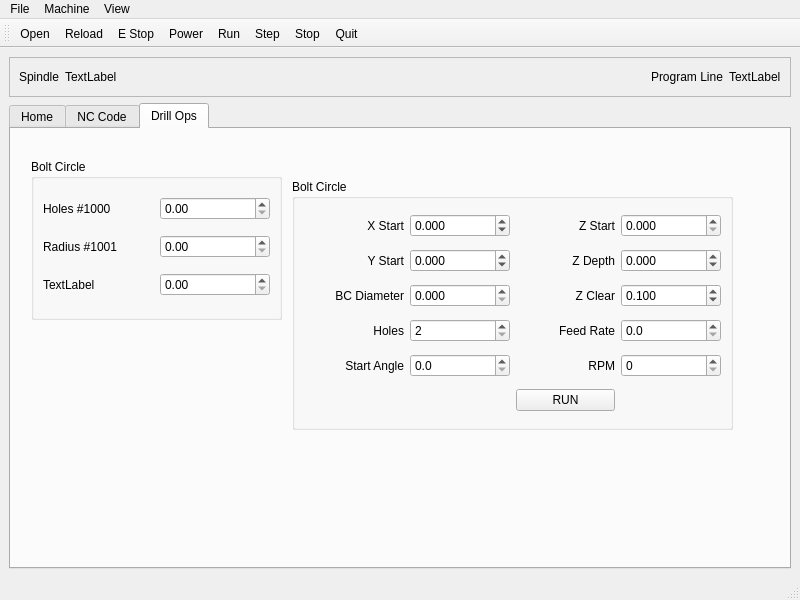
<?xml version="1.0" encoding="UTF-8"?>
<ui version="4.0">
 <class>MainWindow</class>
 <widget class="QMainWindow" name="MainWindow">
  <property name="geometry">
   <rect>
    <x>0</x>
    <y>0</y>
    <width>800</width>
    <height>600</height>
   </rect>
  </property>
  <property name="windowTitle">
   <string>MainWindow</string>
  </property>
  <widget class="QWidget" name="centralwidget">
   <layout class="QVBoxLayout" name="verticalLayout">
    <item>
     <widget class="QFrame" name="frame">
      <property name="frameShape">
       <enum>QFrame::StyledPanel</enum>
      </property>
      <property name="frameShadow">
       <enum>QFrame::Raised</enum>
      </property>
      <layout class="QGridLayout" name="gridLayout">
       <item row="0" column="4">
        <widget class="QLabel" name="motion_line_lb">
         <property name="text">
          <string>TextLabel</string>
         </property>
        </widget>
       </item>
       <item row="0" column="2">
        <spacer name="horizontalSpacer">
         <property name="orientation">
          <enum>Qt::Horizontal</enum>
         </property>
         <property name="sizeHint" stdset="0">
          <size>
           <width>40</width>
           <height>20</height>
          </size>
         </property>
        </spacer>
       </item>
       <item row="0" column="1">
        <widget class="QLabel" name="spindle_speed_0_lb">
         <property name="text">
          <string>TextLabel</string>
         </property>
        </widget>
       </item>
       <item row="0" column="0">
        <widget class="QLabel" name="label_5">
         <property name="text">
          <string>Spindle</string>
         </property>
        </widget>
       </item>
       <item row="0" column="3">
        <widget class="QLabel" name="label_6">
         <property name="text">
          <string>Program Line</string>
         </property>
        </widget>
       </item>
      </layout>
     </widget>
    </item>
    <item>
     <widget class="QTabWidget" name="tabWidget">
      <property name="currentIndex">
       <number>2</number>
      </property>
      <widget class="QWidget" name="tab">
       <attribute name="title">
        <string>Home</string>
       </attribute>
       <layout class="QGridLayout" name="gridLayout_2">
        <item row="0" column="1">
         <widget class="QFrame" name="frame_2">
          <property name="maximumSize">
           <size>
            <width>16777215</width>
            <height>16777215</height>
           </size>
          </property>
          <property name="frameShape">
           <enum>QFrame::StyledPanel</enum>
          </property>
          <property name="frameShadow">
           <enum>QFrame::Raised</enum>
          </property>
          <layout class="QGridLayout" name="gridLayout_3">
           <item row="1" column="0">
            <widget class="QPushButton" name="jog_minus_pb_1">
             <property name="text">
              <string>Y-</string>
             </property>
            </widget>
           </item>
           <item row="1" column="1">
            <widget class="QPushButton" name="jog_plus_pb_1">
             <property name="text">
              <string>Y+</string>
             </property>
            </widget>
           </item>
           <item row="2" column="0">
            <widget class="QPushButton" name="jog_minus_pb_2">
             <property name="text">
              <string>Z-</string>
             </property>
            </widget>
           </item>
           <item row="2" column="1">
            <widget class="QPushButton" name="jog_plus_pb_2">
             <property name="text">
              <string>Z+</string>
             </property>
            </widget>
           </item>
           <item row="0" column="1">
            <widget class="QPushButton" name="jog_plus_pb_0">
             <property name="text">
              <string>X+</string>
             </property>
            </widget>
           </item>
           <item row="4" column="0" colspan="2">
            <widget class="QLabel" name="jog_vel_lb">
             <property name="text">
              <string>TextLabel</string>
             </property>
            </widget>
           </item>
           <item row="3" column="0" colspan="2">
            <widget class="QSlider" name="jog_vel_sl">
             <property name="orientation">
              <enum>Qt::Horizontal</enum>
             </property>
            </widget>
           </item>
           <item row="0" column="0">
            <widget class="QPushButton" name="jog_minus_pb_0">
             <property name="text">
              <string>X-</string>
             </property>
            </widget>
           </item>
           <item row="5" column="0" colspan="2">
            <widget class="QComboBox" name="jog_modes_cb"/>
           </item>
          </layout>
         </widget>
        </item>
        <item row="1" column="1">
         <widget class="QFrame" name="frame_3">
          <property name="frameShape">
           <enum>QFrame::StyledPanel</enum>
          </property>
          <property name="frameShadow">
           <enum>QFrame::Raised</enum>
          </property>
          <layout class="QGridLayout" name="gridLayout_4">
           <item row="1" column="0">
            <widget class="QPushButton" name="zero_x_pb">
             <property name="text">
              <string>Set X 0</string>
             </property>
            </widget>
           </item>
           <item row="0" column="0">
            <widget class="QPushButton" name="home_all_pb">
             <property name="text">
              <string>Home All</string>
             </property>
            </widget>
           </item>
           <item row="3" column="0">
            <widget class="QPushButton" name="run_mdi_pb">
             <property name="text">
              <string>Run MDI</string>
             </property>
            </widget>
           </item>
           <item row="1" column="1">
            <widget class="QPushButton" name="zero_y_pb">
             <property name="text">
              <string>Set Y 0</string>
             </property>
            </widget>
           </item>
           <item row="2" column="0" colspan="2">
            <widget class="QLineEdit" name="mdi_command_le"/>
           </item>
          </layout>
         </widget>
        </item>
        <item row="0" column="0" rowspan="2">
         <widget class="QFrame" name="plot_widget">
          <property name="minimumSize">
           <size>
            <width>550</width>
            <height>0</height>
           </size>
          </property>
          <property name="frameShape">
           <enum>QFrame::StyledPanel</enum>
          </property>
          <property name="frameShadow">
           <enum>QFrame::Raised</enum>
          </property>
         </widget>
        </item>
       </layout>
      </widget>
      <widget class="QWidget" name="tab_2">
       <attribute name="title">
        <string>NC Code</string>
       </attribute>
       <layout class="QGridLayout" name="gridLayout_5">
        <item row="0" column="0">
         <widget class="QPlainTextEdit" name="gcode_pte"/>
        </item>
       </layout>
      </widget>
      <widget class="QWidget" name="tab_3">
       <attribute name="title">
        <string>Drill Ops</string>
       </attribute>
       <widget class="QGroupBox" name="groupBox">
        <property name="geometry">
         <rect>
          <x>20</x>
          <y>30</y>
          <width>251</width>
          <height>161</height>
         </rect>
        </property>
        <property name="title">
         <string>Bolt Circle</string>
        </property>
        <layout class="QGridLayout" name="gridLayout_6">
         <item row="0" column="0">
          <widget class="QLabel" name="label">
           <property name="text">
            <string>Holes #1000</string>
           </property>
          </widget>
         </item>
         <item row="0" column="1">
          <widget class="QDoubleSpinBox" name="doubleSpinBox">
           <property name="function" stdset="0">
            <string>set_var</string>
           </property>
           <property name="variable" stdset="0">
            <string>1000</string>
           </property>
          </widget>
         </item>
         <item row="1" column="0">
          <widget class="QLabel" name="label_2">
           <property name="text">
            <string>Radius #1001</string>
           </property>
          </widget>
         </item>
         <item row="2" column="0">
          <widget class="QLabel" name="label_3">
           <property name="text">
            <string>TextLabel</string>
           </property>
          </widget>
         </item>
         <item row="1" column="1">
          <widget class="QDoubleSpinBox" name="doubleSpinBox_2"/>
         </item>
         <item row="2" column="1">
          <widget class="QDoubleSpinBox" name="doubleSpinBox_3"/>
         </item>
        </layout>
       </widget>
       <widget class="QGroupBox" name="groupBox_10">
        <property name="geometry">
         <rect>
          <x>281</x>
          <y>50</y>
          <width>441</width>
          <height>251</height>
         </rect>
        </property>
        <property name="title">
         <string>Bolt Circle</string>
        </property>
        <layout class="QGridLayout" name="gridLayout_7">
         <item row="4" column="2">
          <widget class="QLabel" name="label_4">
           <property name="text">
            <string>RPM</string>
           </property>
           <property name="alignment">
            <set>Qt::AlignRight|Qt::AlignTrailing|Qt::AlignVCenter</set>
           </property>
          </widget>
         </item>
         <item row="4" column="0">
          <widget class="QLabel" name="label_52">
           <property name="text">
            <string>Start Angle</string>
           </property>
           <property name="alignment">
            <set>Qt::AlignRight|Qt::AlignTrailing|Qt::AlignVCenter</set>
           </property>
          </widget>
         </item>
         <item row="3" column="2">
          <widget class="QLabel" name="label_55">
           <property name="text">
            <string>Feed Rate</string>
           </property>
           <property name="alignment">
            <set>Qt::AlignRight|Qt::AlignTrailing|Qt::AlignVCenter</set>
           </property>
          </widget>
         </item>
         <item row="3" column="0">
          <widget class="QLabel" name="label_50">
           <property name="text">
            <string>Holes</string>
           </property>
           <property name="alignment">
            <set>Qt::AlignRight|Qt::AlignTrailing|Qt::AlignVCenter</set>
           </property>
          </widget>
         </item>
         <item row="3" column="3">
          <widget class="QDoubleSpinBox" name="ops_feed">
           <property name="toolTip">
            <string>&lt;html&gt;&lt;head/&gt;&lt;body&gt;&lt;p&gt;Feedrate for drill cycle.&lt;/p&gt;&lt;/body&gt;&lt;/html&gt;</string>
           </property>
           <property name="toolTipDuration">
            <number>-1</number>
           </property>
           <property name="decimals">
            <number>1</number>
           </property>
           <property name="minimum">
            <double>0.000000000000000</double>
           </property>
           <property name="maximum">
            <double>999.000000000000000</double>
           </property>
           <property name="singleStep">
            <double>0.001000000000000</double>
           </property>
           <property name="value">
            <double>0.000000000000000</double>
           </property>
           <property name="function" stdset="0">
            <string>set_var</string>
           </property>
           <property name="variable" stdset="0">
            <string>1008</string>
           </property>
          </widget>
         </item>
         <item row="3" column="1">
          <widget class="QDoubleSpinBox" name="ops_holes">
           <property name="toolTip">
            <string>&lt;html&gt;&lt;head/&gt;&lt;body&gt;&lt;p&gt;Number of holes in pattern.&lt;/p&gt;&lt;/body&gt;&lt;/html&gt;</string>
           </property>
           <property name="toolTipDuration">
            <number>-1</number>
           </property>
           <property name="decimals">
            <number>0</number>
           </property>
           <property name="minimum">
            <double>2.000000000000000</double>
           </property>
           <property name="maximum">
            <double>180.000000000000000</double>
           </property>
           <property name="singleStep">
            <double>1.000000000000000</double>
           </property>
           <property name="value">
            <double>2.000000000000000</double>
           </property>
           <property name="function" stdset="0">
            <string>set_var</string>
           </property>
           <property name="variable" stdset="0">
            <string>1003</string>
           </property>
          </widget>
         </item>
         <item row="0" column="2">
          <widget class="QLabel" name="label_53">
           <property name="text">
            <string>Z Start</string>
           </property>
           <property name="alignment">
            <set>Qt::AlignRight|Qt::AlignTrailing|Qt::AlignVCenter</set>
           </property>
          </widget>
         </item>
         <item row="1" column="1">
          <widget class="QDoubleSpinBox" name="ops_center_y">
           <property name="toolTip">
            <string>&lt;html&gt;&lt;head/&gt;&lt;body&gt;&lt;p&gt;Circle Y center value.&lt;/p&gt;&lt;/body&gt;&lt;/html&gt;</string>
           </property>
           <property name="toolTipDuration">
            <number>-1</number>
           </property>
           <property name="decimals">
            <number>3</number>
           </property>
           <property name="minimum">
            <double>-999.000000000000000</double>
           </property>
           <property name="maximum">
            <double>999.000000000000000</double>
           </property>
           <property name="singleStep">
            <double>0.001000000000000</double>
           </property>
           <property name="value">
            <double>0.000000000000000</double>
           </property>
           <property name="function" stdset="0">
            <string>set_var</string>
           </property>
           <property name="variable" stdset="0">
            <string>1001</string>
           </property>
          </widget>
         </item>
         <item row="1" column="2">
          <widget class="QLabel" name="label_54">
           <property name="text">
            <string>Z Depth</string>
           </property>
           <property name="alignment">
            <set>Qt::AlignRight|Qt::AlignTrailing|Qt::AlignVCenter</set>
           </property>
          </widget>
         </item>
         <item row="1" column="0">
          <widget class="QLabel" name="label_49">
           <property name="text">
            <string>Y Start</string>
           </property>
           <property name="alignment">
            <set>Qt::AlignRight|Qt::AlignTrailing|Qt::AlignVCenter</set>
           </property>
          </widget>
         </item>
         <item row="2" column="1">
          <widget class="QDoubleSpinBox" name="ops_diam">
           <property name="toolTip">
            <string>&lt;html&gt;&lt;head/&gt;&lt;body&gt;&lt;p&gt;Hole Pattern Diameter.&lt;/p&gt;&lt;/body&gt;&lt;/html&gt;</string>
           </property>
           <property name="toolTipDuration">
            <number>-1</number>
           </property>
           <property name="decimals">
            <number>3</number>
           </property>
           <property name="minimum">
            <double>0.000000000000000</double>
           </property>
           <property name="maximum">
            <double>999.000000000000000</double>
           </property>
           <property name="singleStep">
            <double>1.000000000000000</double>
           </property>
           <property name="value">
            <double>0.000000000000000</double>
           </property>
           <property name="function" stdset="0">
            <string>set_var</string>
           </property>
           <property name="variable" stdset="0">
            <string>1002</string>
           </property>
          </widget>
         </item>
         <item row="0" column="1">
          <widget class="QDoubleSpinBox" name="ops_center_x">
           <property name="toolTip">
            <string>&lt;html&gt;&lt;head/&gt;&lt;body&gt;&lt;p&gt;Circle X center value.&lt;/p&gt;&lt;/body&gt;&lt;/html&gt;</string>
           </property>
           <property name="toolTipDuration">
            <number>-1</number>
           </property>
           <property name="decimals">
            <number>3</number>
           </property>
           <property name="minimum">
            <double>-999.000000000000000</double>
           </property>
           <property name="maximum">
            <double>999.000000000000000</double>
           </property>
           <property name="singleStep">
            <double>0.001000000000000</double>
           </property>
           <property name="value">
            <double>0.000000000000000</double>
           </property>
           <property name="function" stdset="0">
            <string>set_var</string>
           </property>
           <property name="variable" stdset="0">
            <string>1000</string>
           </property>
          </widget>
         </item>
         <item row="1" column="3">
          <widget class="QDoubleSpinBox" name="ops_z_depth">
           <property name="toolTip">
            <string>&lt;html&gt;&lt;head/&gt;&lt;body&gt;&lt;p&gt;Z Final depth of hole.&lt;/p&gt;&lt;/body&gt;&lt;/html&gt;</string>
           </property>
           <property name="toolTipDuration">
            <number>-1</number>
           </property>
           <property name="decimals">
            <number>3</number>
           </property>
           <property name="minimum">
            <double>-999.000000000000000</double>
           </property>
           <property name="maximum">
            <double>999.000000000000000</double>
           </property>
           <property name="singleStep">
            <double>0.001000000000000</double>
           </property>
           <property name="value">
            <double>0.000000000000000</double>
           </property>
           <property name="function" stdset="0">
            <string>set_var</string>
           </property>
           <property name="variable" stdset="0">
            <string>1006</string>
           </property>
          </widget>
         </item>
         <item row="0" column="3">
          <widget class="QDoubleSpinBox" name="ops_z_start">
           <property name="toolTip">
            <string>&lt;html&gt;&lt;head/&gt;&lt;body&gt;&lt;p&gt;Z Start depth (enter a value lower than Z clear).&lt;/p&gt;&lt;/body&gt;&lt;/html&gt;</string>
           </property>
           <property name="toolTipDuration">
            <number>-1</number>
           </property>
           <property name="decimals">
            <number>3</number>
           </property>
           <property name="minimum">
            <double>0.000000000000000</double>
           </property>
           <property name="maximum">
            <double>999.000000000000000</double>
           </property>
           <property name="singleStep">
            <double>0.001000000000000</double>
           </property>
           <property name="value">
            <double>0.000000000000000</double>
           </property>
           <property name="function" stdset="0">
            <string>set_var</string>
           </property>
           <property name="variable" stdset="0">
            <string>1005</string>
           </property>
          </widget>
         </item>
         <item row="2" column="3">
          <widget class="QDoubleSpinBox" name="ops_z_depth_2">
           <property name="toolTip">
            <string>&lt;html&gt;&lt;head/&gt;&lt;body&gt;&lt;p&gt;Z Safe return level (enter a value higher than Z Depth).&lt;/p&gt;&lt;/body&gt;&lt;/html&gt;</string>
           </property>
           <property name="toolTipDuration">
            <number>-1</number>
           </property>
           <property name="decimals">
            <number>3</number>
           </property>
           <property name="minimum">
            <double>0.000000000000000</double>
           </property>
           <property name="maximum">
            <double>999.000000000000000</double>
           </property>
           <property name="singleStep">
            <double>0.001000000000000</double>
           </property>
           <property name="value">
            <double>0.100000000000000</double>
           </property>
           <property name="function" stdset="0">
            <string>set_var</string>
           </property>
           <property name="variable" stdset="0">
            <string>1007</string>
           </property>
          </widget>
         </item>
         <item row="0" column="0">
          <widget class="QLabel" name="label_48">
           <property name="text">
            <string>X Start</string>
           </property>
           <property name="alignment">
            <set>Qt::AlignRight|Qt::AlignTrailing|Qt::AlignVCenter</set>
           </property>
          </widget>
         </item>
         <item row="2" column="0">
          <widget class="QLabel" name="label_51">
           <property name="text">
            <string>BC Diameter</string>
           </property>
           <property name="alignment">
            <set>Qt::AlignRight|Qt::AlignTrailing|Qt::AlignVCenter</set>
           </property>
          </widget>
         </item>
         <item row="2" column="2">
          <widget class="QLabel" name="label_56">
           <property name="text">
            <string>Z Clear</string>
           </property>
           <property name="alignment">
            <set>Qt::AlignRight|Qt::AlignTrailing|Qt::AlignVCenter</set>
           </property>
          </widget>
         </item>
         <item row="4" column="1">
          <widget class="QDoubleSpinBox" name="ops_st_angle">
           <property name="toolTip">
            <string>&lt;html&gt;&lt;head/&gt;&lt;body&gt;&lt;p&gt;Start angle for first hole.&lt;/p&gt;&lt;/body&gt;&lt;/html&gt;</string>
           </property>
           <property name="toolTipDuration">
            <number>-1</number>
           </property>
           <property name="decimals">
            <number>1</number>
           </property>
           <property name="minimum">
            <double>0.000000000000000</double>
           </property>
           <property name="maximum">
            <double>360.000000000000000</double>
           </property>
           <property name="singleStep">
            <double>1.000000000000000</double>
           </property>
           <property name="value">
            <double>0.000000000000000</double>
           </property>
           <property name="function" stdset="0">
            <string>set_var</string>
           </property>
           <property name="variable" stdset="0">
            <string>1004</string>
           </property>
          </widget>
         </item>
         <item row="5" column="2">
          <widget class="QPushButton" name="pushButton">
           <property name="text">
            <string>RUN</string>
           </property>
           <property name="function" stdset="0">
            <string>mdi</string>
           </property>
           <property name="command" stdset="0">
            <string>o&lt;bolt_circle&gt; call</string>
           </property>
          </widget>
         </item>
         <item row="4" column="3">
          <widget class="QDoubleSpinBox" name="ops_z_start_2">
           <property name="toolTip">
            <string>&lt;html&gt;&lt;head/&gt;&lt;body&gt;&lt;p&gt;Z Start depth (enter a value lower than Z clear).&lt;/p&gt;&lt;/body&gt;&lt;/html&gt;</string>
           </property>
           <property name="toolTipDuration">
            <number>-1</number>
           </property>
           <property name="decimals">
            <number>0</number>
           </property>
           <property name="minimum">
            <double>0.000000000000000</double>
           </property>
           <property name="maximum">
            <double>999.000000000000000</double>
           </property>
           <property name="singleStep">
            <double>0.001000000000000</double>
           </property>
           <property name="value">
            <double>0.000000000000000</double>
           </property>
           <property name="function" stdset="0">
            <string>set_var</string>
           </property>
           <property name="variable" stdset="0">
            <string>1009</string>
           </property>
          </widget>
         </item>
        </layout>
       </widget>
      </widget>
     </widget>
    </item>
   </layout>
  </widget>
  <widget class="QMenuBar" name="menubar">
   <property name="geometry">
    <rect>
     <x>0</x>
     <y>0</y>
     <width>800</width>
     <height>24</height>
    </rect>
   </property>
   <widget class="QMenu" name="menuFile">
    <property name="title">
     <string>File</string>
    </property>
    <addaction name="actionOpen"/>
    <addaction name="actionEdit"/>
    <addaction name="actionReload"/>
    <addaction name="actionSave_As"/>
    <addaction name="actionEdit_Tool_Table"/>
    <addaction name="actionReload_Tool_Table"/>
    <addaction name="actionQuit"/>
   </widget>
   <widget class="QMenu" name="menuMachine">
    <property name="title">
     <string>Machine</string>
    </property>
    <addaction name="actionE_Stop"/>
    <addaction name="actionPower"/>
    <addaction name="actionRun"/>
    <addaction name="actionStep"/>
    <addaction name="actionPause"/>
    <addaction name="actionResume"/>
    <addaction name="actionStop"/>
    <addaction name="actionHoming"/>
    <addaction name="actionClear_Offsets"/>
   </widget>
   <widget class="QMenu" name="menuView">
    <property name="title">
     <string>View</string>
    </property>
    <addaction name="actionClear_Live_Plot"/>
   </widget>
   <addaction name="menuFile"/>
   <addaction name="menuMachine"/>
   <addaction name="menuView"/>
  </widget>
  <widget class="QStatusBar" name="statusbar"/>
  <widget class="QToolBar" name="toolBar">
   <property name="windowTitle">
    <string>toolBar</string>
   </property>
   <attribute name="toolBarArea">
    <enum>TopToolBarArea</enum>
   </attribute>
   <attribute name="toolBarBreak">
    <bool>false</bool>
   </attribute>
   <addaction name="actionOpen"/>
   <addaction name="actionReload"/>
   <addaction name="actionE_Stop"/>
   <addaction name="actionPower"/>
   <addaction name="actionRun"/>
   <addaction name="actionStep"/>
   <addaction name="actionStop"/>
   <addaction name="actionQuit"/>
  </widget>
  <action name="actionOpen">
   <property name="text">
    <string>Open</string>
   </property>
  </action>
  <action name="actionEdit">
   <property name="text">
    <string>Edit</string>
   </property>
  </action>
  <action name="actionReload">
   <property name="text">
    <string>Reload</string>
   </property>
  </action>
  <action name="actionSave_As">
   <property name="text">
    <string>Save As</string>
   </property>
  </action>
  <action name="actionEdit_Tool_Table">
   <property name="text">
    <string>Edit Tool Table</string>
   </property>
  </action>
  <action name="actionReload_Tool_Table">
   <property name="text">
    <string>Reload Tool Table</string>
   </property>
  </action>
  <action name="actionQuit">
   <property name="text">
    <string>Quit</string>
   </property>
  </action>
  <action name="actionE_Stop">
   <property name="text">
    <string>E Stop</string>
   </property>
  </action>
  <action name="actionPower">
   <property name="text">
    <string>Power</string>
   </property>
  </action>
  <action name="actionRun">
   <property name="text">
    <string>Run</string>
   </property>
  </action>
  <action name="actionStep">
   <property name="text">
    <string>Step</string>
   </property>
  </action>
  <action name="actionPause">
   <property name="text">
    <string>Pause</string>
   </property>
  </action>
  <action name="actionResume">
   <property name="text">
    <string>Resume</string>
   </property>
  </action>
  <action name="actionStop">
   <property name="text">
    <string>Stop</string>
   </property>
  </action>
  <action name="actionHoming">
   <property name="text">
    <string>Homing</string>
   </property>
  </action>
  <action name="actionClear_Offsets">
   <property name="text">
    <string>Clear Offsets</string>
   </property>
  </action>
  <action name="actionClear_Live_Plot">
   <property name="text">
    <string>Clear Live Plot</string>
   </property>
  </action>
 </widget>
 <resources/>
 <connections/>
</ui>
